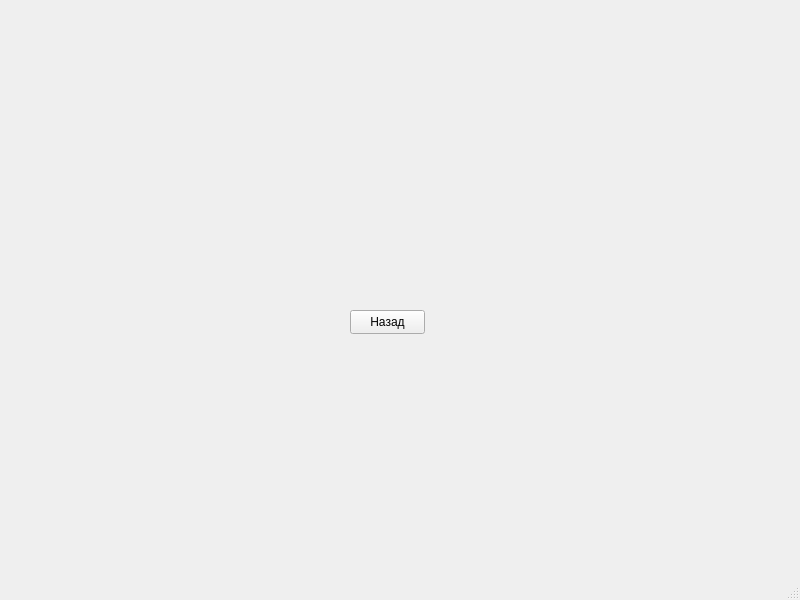
<?xml version="1.0" encoding="UTF-8"?>
<ui version="4.0">
 <class>MainWindow</class>
 <widget class="QMainWindow" name="MainWindow">
  <property name="geometry">
   <rect>
    <x>0</x>
    <y>0</y>
    <width>800</width>
    <height>600</height>
   </rect>
  </property>
  <property name="windowTitle">
   <string>MainWindow</string>
  </property>
  <widget class="QWidget" name="centralwidget">
   <widget class="QPushButton" name="quitButton">
    <property name="geometry">
     <rect>
      <x>350</x>
      <y>310</y>
      <width>75</width>
      <height>24</height>
     </rect>
    </property>
    <property name="text">
     <string>Назад</string>
    </property>
   </widget>
  </widget>
  <widget class="QMenuBar" name="menubar">
   <property name="geometry">
    <rect>
     <x>0</x>
     <y>0</y>
     <width>800</width>
     <height>22</height>
    </rect>
   </property>
  </widget>
  <widget class="QStatusBar" name="statusbar"/>
 </widget>
 <resources/>
 <connections/>
</ui>
